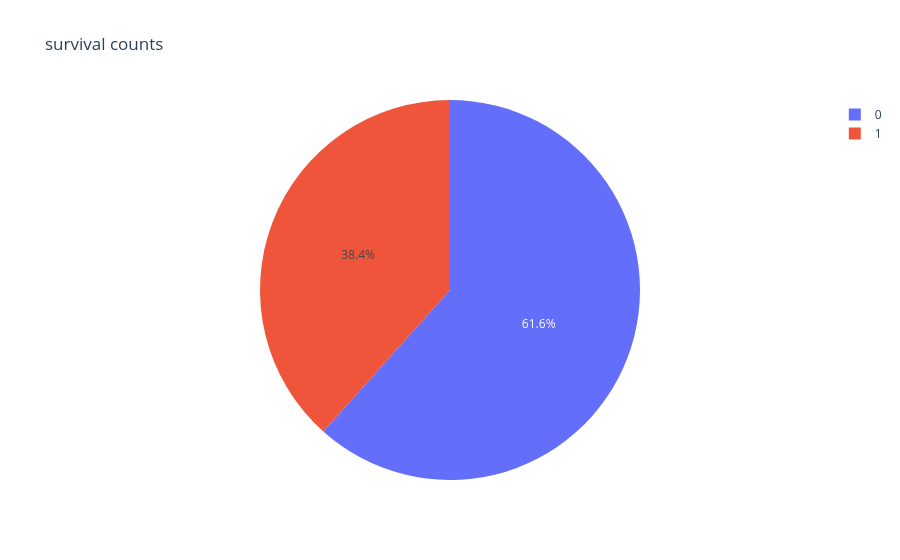

This figure's notebook cell:
### Code cell
fig=px.pie(df,names='Survived',title='survival counts',color='Survived',labels={'Survived': 'Survival Status'})
fig.show()

### Figure 1 — Plotly figure (JSON) as saved in the notebook; plotly's stock layout.template omitted (floating-point values rounded to 4 significant figures; data arrays with more than 128 entries replaced by an {"elided": "..."} marker saying what was removed)
{"data": [{"customdata": {"elided": "891x1 int values"}, "domain": {"x": [0, 1], "y": [0, 1]}, "hovertemplate": "Survival Status=%{customdata[0]}<extra></extra>", "labels": {"elided": "891 int values"}, "legendgroup": "", "marker": {"colors": {"elided": "891 str values"}}, "name": "", "showlegend": true, "type": "pie"}], "layout": {"legend": {"tracegroupgap": 0}, "title": {"text": "survival counts"}}}
